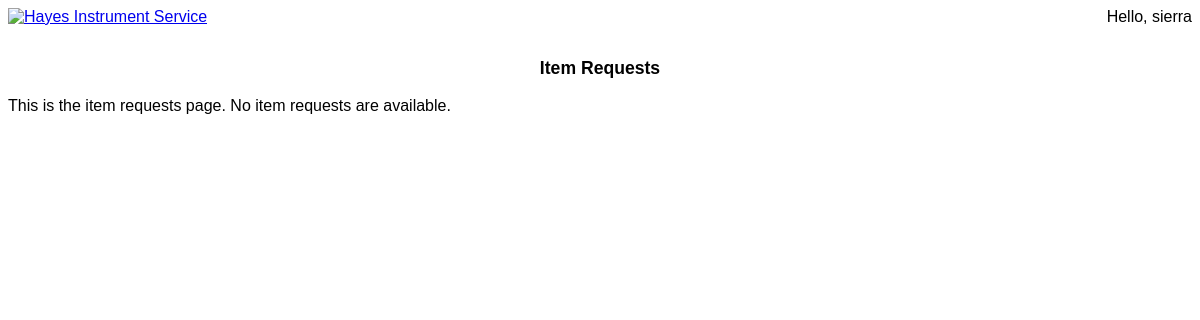
The app's page /inventory_database/item_requests/ (signed in), older data.
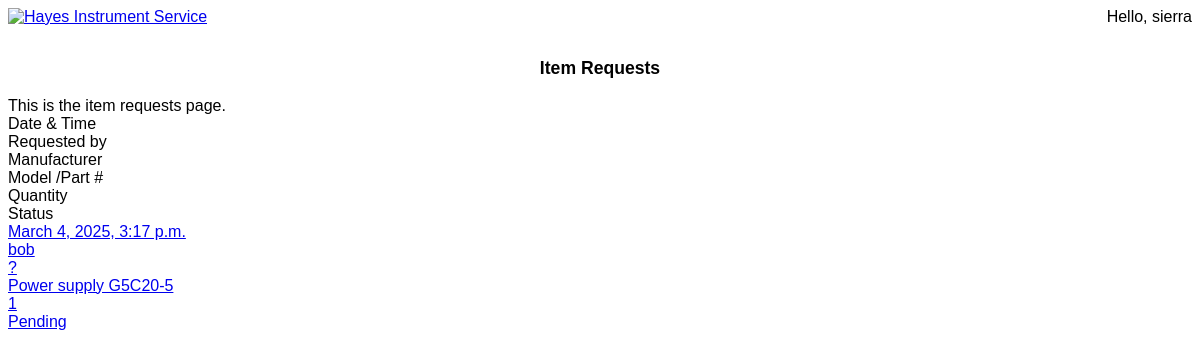
The same page, newer data.
### inventory/models.py (models this page shows, shortened)
class ItemRequest(models.Model):
    class Meta:
        verbose_name = "Item Request"
        verbose_name_plural = "Item Requests"
        db_table = "inventory_itemrequest"
        managed = True
    STATUS = Choices("Pending", "Accepted", "Rejected")
    manufacturer = models.CharField(max_length=100, blank=True)
    model_part_num = models.CharField(max_length=100, blank=True)
    quantity_requested = models.IntegerField(validators=[MinValueValidator(0)])
    description = models.TextField(blank=True)
    unit_price = models.DecimalField(
        decimal_places=2, max_digits=14, validators=[MinValueValidator(0.00)]
    )
    requested_by = models.ForeignKey(User, on_delete=models.CASCADE)
    timestamp = models.DateTimeField(auto_now_add=True)
    status = StatusField(db_index=True, default="Pending")

### inventory/views.py (the view)
# urls.py: path("item_requests/", views.ItemRequestView.as_view(), name="item_requests"),
class ItemRequestView(UserPassesTestMixin, ListView):
    model = ItemRequest
    template_name = "item_requests.html"
    context_object_name = "item_requests_list"
    def test_func(self) -> bool:
        user_group = self.request.user.groups.first()
        return user_group is not None and user_group.name in ["Superuser", "Technician"]
    def get_queryset(self):
        return ItemRequest.objects.all()

### inventory/templates/item_requests.html (shortened to what this page needs)
{% extends "inventory_base_template.html" %}
{% load static %}
{% block page-title %}Item Requests{% endblock page-title %}
{% block content %}
This is the item requests page.
{% if item_requests_list %}
<div class="grid">
    <div class="field-name">Date & Time</div>
    <div class="field-name">Requested by</div>
    <div class="field-name">Manufacturer</div>
    <div class="field-name">Model /Part #</div>
    <div class="field-name">Quantity</div>
    <div class="field-name">Status</div>
    {% for item_request in item_requests_list %}
    {% if forloop.counter|divisibleby:2 %}
    <a href="{% url 'inventory:item_request_detail' item_request.id %}">
        <div class="even">{{ item_request.timestamp }}</div>
        <div class="even">{{ item_request.requested_by }}</div>
        <div class="even">{{ item_request.manufacturer }}</div>
        <div class="even">{{ item_request.model_part_num }}</div>
        <div class="even">{{ item_request.quantity_requested }}</div>
        <div class="even">{{ item_request.status }}</div>
    </a>
    {% else %}
    <a href="{% url 'inventory:item_request_detail' item_request.id %}">
        <div class="odd">{{ item_request.timestamp }}</div>
        <div class="odd">{{ item_request.requested_by }}</div>
        <div class="odd">{{ item_request.manufacturer }}</div>
        <div class="odd">{{ item_request.model_part_num }}</div>
        <div class="odd">{{ item_request.quantity_requested }}</div>
        <div class="odd">{{ item_request.status }}</div>
    </a>
    {% endif %}
    {% endfor %}
</div>
{% else %}
No item requests are available.
{% endif %}
{% endblock content %}

Row changes from the older to the newer data that the page shows:
added ItemRequest: timestamp "March 4, 2025, 3:17 p.m.", requested_by "bob", manufacturer "?", model_part_num "Power supply G5C20-5", quantity_requested "1", status "Pending"
Text that changed along with them:
text no longer shown: "No item requests are available."
text now shown: "Date & Time Requested by Manufacturer Model /Part # Quantity Status"
